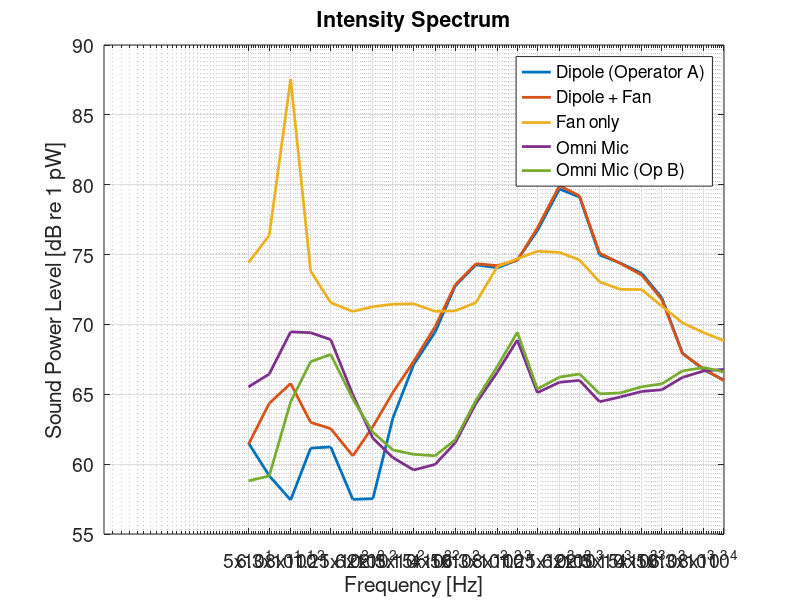

MATLAB code to generate this figure: (Note: this script raises an error after producing the figure.)
%%

clear;
close all;
clc;
addpath(genpath('scripts'))
addpath(genpath("functions"))
addpath(genpath("datas"))

%% ---- Import Data

load('Lab_5_data.mat'); % load data

%% --- SETTINGS ---
lineWidth = 2;
fontSize = 14;
figureSize = [100, 100, 1000, 600];

% Frequency tick labels for 1/3 octave bands
freq_labels = f_IS;

%% --- CONVERT INTENSITY SPECTRUM DATA TO dB re 1 pW ---
Dipole_IS      = 10 * log10(Dipole_IS      / 1e-12);
Dipole_fan_IS  = 10 * log10(Dipole_fan_IS  / 1e-12);
Fan_IS         = 10 * log10(Fan_IS         / 1e-12);
Omni_IS        = 10 * log10(Omni_IS        / 1e-12);
Omni_1_IS      = 10 * log10(Omni_1_IS      / 1e-12);
% and PI data is already in dB

%% --- MICROPHONE FREE-FIELD CORRECTION (for IS spectra only) ---

% Given correction values in dB
corr_freqs = [1250, 1600, 2000, 2500, 3150, 4000, 5000, 6300, 8000, 10000]; % Hz
% corr_values = [0, 0, 0, 0, 0, 0, 0, 0, 0, 0];          % dB
corr_values = [0.1, 0.2, 0.4, 0.6, 1.0, 1.7, 2.5, 3.8, 5.8, 8.3];          % dB
% Interpolate correction for your frequency vector
mic_corr = interp1(corr_freqs, corr_values, f_IS, 'linear', 0); % extrapolated as 0 for <1250 Hz

% Apply correction to all IS spectra (in dB)
Dipole_IS      = Dipole_IS     + mic_corr;
Dipole_fan_IS  = Dipole_fan_IS + mic_corr;
Fan_IS         = Fan_IS        + mic_corr;
Omni_IS        = Omni_IS       + mic_corr;
Omni_1_IS      = Omni_1_IS     + mic_corr;


%% --- PLOT: INTENSITY SPECTRUM (IS) ---
figure('Position', figureSize);
semilogx(f_IS, Dipole_IS,     'DisplayName','Dipole (Operator A)', 'LineWidth', lineWidth);
hold on;
semilogx(f_IS, Dipole_fan_IS, 'DisplayName','Dipole + Fan',        'LineWidth', lineWidth);
semilogx(f_IS, Fan_IS,        'DisplayName','Fan only',            'LineWidth', lineWidth);
semilogx(f_IS, Omni_IS,       'DisplayName','Omni Mic',            'LineWidth', lineWidth);
semilogx(f_IS, Omni_1_IS,     'DisplayName','Omni Mic (Op B)',     'LineWidth', lineWidth);
hold off;
grid on;
title('Intensity Spectrum', 'FontSize', fontSize + 2);
xlabel('Frequency [Hz]', 'FontSize', fontSize);
ylabel('Sound Power Level [dB re 1 pW]', 'FontSize', fontSize);
legend('FontSize', fontSize);
set(gca, 'FontSize', fontSize);
xticks(freq_labels);
xticklabels(string(freq_labels));
xlim([50, 10000]);
ylim auto;

%% --- PLOT: PI INDEX SPECTRUM ---
figure('Position', figureSize);
semilogx(f_PI, Dipole_PI,     'DisplayName','Dipole (Op A)',       'LineWidth', lineWidth);
hold on;
semilogx(f_PI, Dipole_fan_PI, 'DisplayName','Dipole + Fan',        'LineWidth', lineWidth);
semilogx(f_PI, Fan_PI,        'DisplayName','Fan only',            'LineWidth', lineWidth);
semilogx(f_PI, Omni_PI,       'DisplayName','Omni Mic',            'LineWidth', lineWidth);
semilogx(f_PI, Omni_1_PI,     'DisplayName','Omni Mic (Op B)',     'LineWidth', lineWidth);
hold off;
grid on;
title('PI Index Spectrum (Signal 1, Signal 2)', 'FontSize', fontSize + 2);
xlabel('Frequency [Hz]', 'FontSize', fontSize);
ylabel('PI Index [dB]', 'FontSize', fontSize);
legend('Location','northeast', 'FontSize', fontSize);
set(gca, 'FontSize', fontSize);
xticks(freq_labels);
xticklabels(string(freq_labels));
xlim([50, 10000]);
ylim auto;
